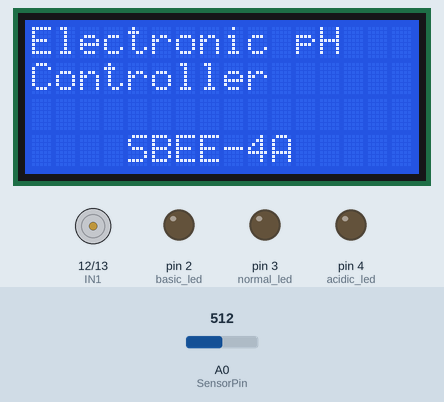
This sketch was run on a simulated Arduino Uno, built with avr-gcc and run on an emulated ATmega328P. On the bench: 16×4 character LCD, motor-driver pin pairs drawn as motors (green arrow = first pin HIGH = forward, orange = second pin HIGH = backward, longer = more drive), output pins drawn as LEDs (lit = HIGH). The test bench sets the inputs (shaded band); at power-on: A0 (SensorPin) = 512. What the sketch prints to the serial monitor is not drawn.

Above: at 0.1 s.
At 3.2 s:
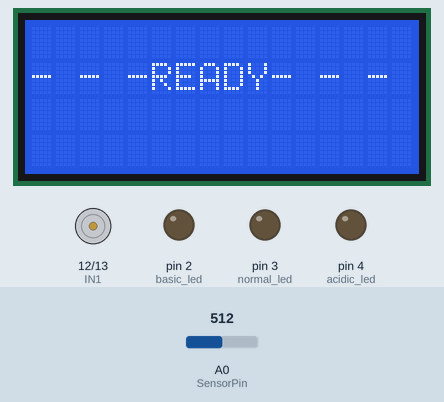
At 5.4 s:
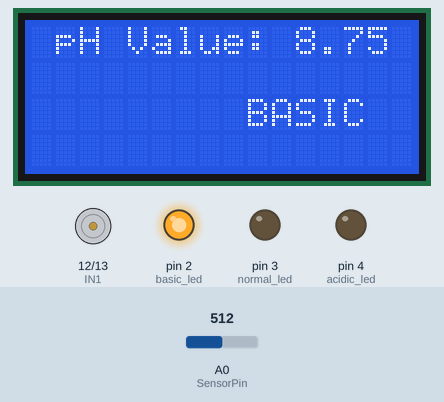
At 15.58 s:
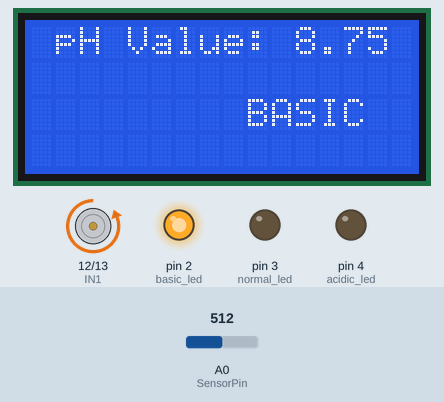
Timing chart, 0 to 37.7 s (numbered marks = the images above):
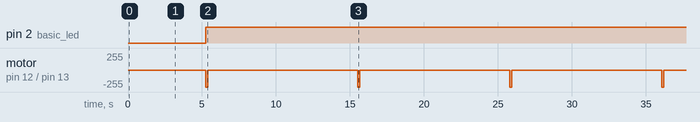

Measured:
- by itself, pin 2 (basic_led): LOW → HIGH at 5.2 s
- by itself, motor on pin 12 (IN1) / pin 13 (IN2): alternates backward 255/255 for 0.15 s and stopped for 10.1 s
- what the display in image 1 shows lasts 2.0 s, from 3.1 s to 5.1 s

The sketch:

main_program.ino
```cpp
#include <Wire.h>
#include <LiquidCrystal_I2C.h>

LiquidCrystal_I2C lcd(0x27, 16, 4);

#define SensorPin 0          // the pH meter Analog output is connected with the Arduino’s Analog
unsigned long int avgValue;  //Store the average value of the sensor feedback
int buf[10],temp;
float phValue;

int IN1 = 12;
int IN2 = 13;

int basic_led = 2;
int normal_led = 3;
int acidic_led = 4;


void ph_up(){
    digitalWrite(IN1, HIGH);
    digitalWrite(IN2, LOW);
    delay(150);
    digitalWrite(IN1, LOW);
  }

void ph_down(){
    digitalWrite(IN1, LOW);
    digitalWrite(IN2, HIGH);
    delay(150);
    digitalWrite(IN2, LOW);
  }

void get_ph(){
      for(int i=0;i<10;i++)       //Get 10 sample value from the sensor for smooth the value
      {
        buf[i]=analogRead(SensorPin);
        delay(10);
      }
      for(int i=0;i<9;i++)        //sort the analog from small to large
      {
        for(int j=i+1;j<10;j++)
        {
          if(buf[i]>buf[j])
          {
            temp=buf[i];
            buf[i]=buf[j];
            buf[j]=temp;
          }
        }
      }
      avgValue=0;
      for(int i=2;i<8;i++)                      //take the average value of 6 center sample
        avgValue+=buf[i];
      phValue=(float)avgValue*5.0/1024/6; //convert the analog into millivolt
      phValue=3.5*phValue;                      //convert the millivolt into pH value
  }

void main_prog(){
    get_ph();
    if((phValue >= 6.5) && (phValue <= 7.00)){
       Serial.print("pH Value: ");
       Serial.println(phValue);
       Serial.println("NORMAL");
       Serial.println(" ");

       lcd.setCursor(1,0);
       lcd.print("pH Value:");
       lcd.setCursor(11,0);
       lcd.print(phValue);
       lcd.setCursor(5,2);
       lcd.print("NORMAL");

       digitalWrite(IN1, LOW);
       digitalWrite(IN2, LOW);
       digitalWrite(normal_led, HIGH);
       digitalWrite(basic_led, LOW);
       digitalWrite(acidic_led, LOW);
       Serial.println("NORMAL // GREEN");
       delay(2000);
      }

    else if(phValue < 6.5){
       Serial.print("pH Value: ");
       Serial.println(phValue);
       Serial.println("ACIDIC");
       Serial.println(" ");

       lcd.setCursor(1,0);
       lcd.print("pH Value:");
       lcd.setCursor(11,0);
       lcd.print(phValue);
       lcd.setCursor(5,2);
       lcd.print("ACIDIC");

       digitalWrite(acidic_led, HIGH);
       digitalWrite(normal_led, LOW);
       digitalWrite(basic_led, LOW);
       Serial.println("ACIDIC // YELLOW");
       ph_up();
       delay(10000);
      }

    else if(phValue > 7.00){
       Serial.print("pH Value: ");
       Serial.println(phValue);
       Serial.println("BASIC");
       Serial.println(" ");

       lcd.setCursor(1,0);
       lcd.print("pH Value:");
       lcd.setCursor(11,0);
       lcd.print(phValue);
       lcd.setCursor(5,2);
       lcd.print("BASIC ");

       digitalWrite(basic_led, HIGH);
       digitalWrite(normal_led, LOW);
       digitalWrite(acidic_led, LOW);
       Serial.println("BASIC // RED");
       ph_down();
       delay(10000);
      }
  }

void setup()
{
  lcd.begin();
  lcd.backlight();
  Serial.begin(9600);
  pinMode(IN1, OUTPUT);
  pinMode(IN2, OUTPUT);

  digitalWrite(IN2, LOW);
  digitalWrite(IN2, LOW);

  pinMode(basic_led, OUTPUT);
  pinMode(normal_led, OUTPUT);
  pinMode(acidic_led, OUTPUT);

  digitalWrite(basic_led, LOW);
  digitalWrite(normal_led, LOW);
  digitalWrite(acidic_led, LOW);

  Serial.println("- - - - - READY - - - - - ");
  Serial.println(" ");
  lcd.setCursor(0,0);
  lcd.print("Electronic pH");
  lcd.setCursor(0,1);
  lcd.print("Controller");
  lcd.setCursor(0,3);
  lcd.print("SBEE-4A");
  delay(3000);
  lcd.clear();
  lcd.setCursor(0,1);
  lcd.print("- - -READY- - -");
  delay(2000);
  lcd.clear();
}
void loop()
{
  main_prog();
}
```
